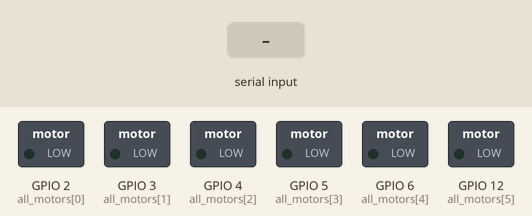
Bench run of a sketch on a simulated ESP32. Parts: switched loads named in the sketch (green lamp = pin HIGH). Dashed ring = blinking. The test bench sets the inputs (shaded band). What the sketch prints to the serial monitor is not drawn.

Above: at 1.2 s.
1.3 s: "up\n" received over Serial
At 1.7 s:
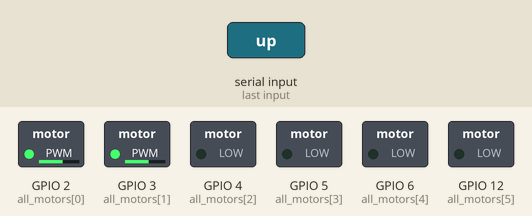
4.3 s: "intensity 90\n" received over Serial
7.3 s: "down\n" received over Serial
At 7.7 s:
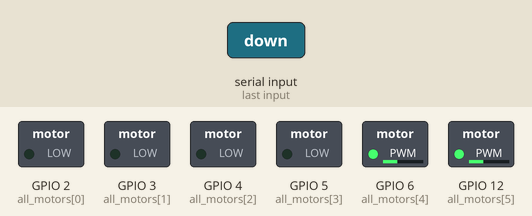
10.3 s: "left\n" received over Serial
At 10.7 s:
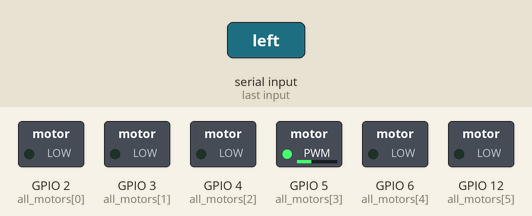
13.3 s: "right\n" received over Serial
At 13.7 s:
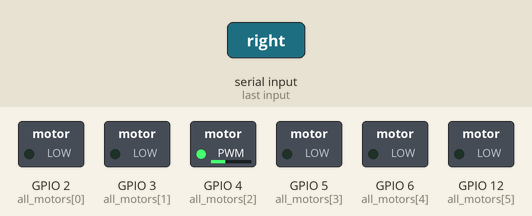
16.3 s: "intensity ,45\n" received over Serial
Timing chart, 0 to 20.3 s (numbered marks = the images above; inputs shaded):
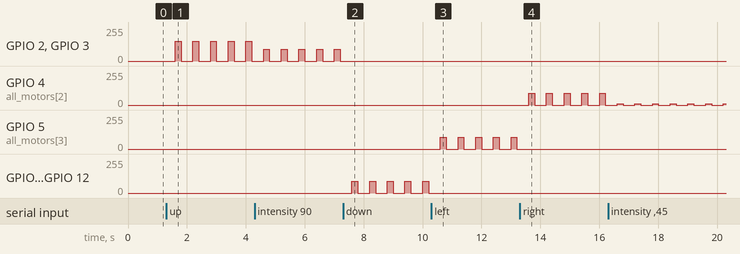

Measured:
- after the input at 1.3 s, GPIO 2 (all_motors[0]), GPIO 3 (all_motors[1]): alternates 149/255 for 0.20 s and 0/255 for 0.40 s, starting after 0.30 s
- after the input at 7.3 s, GPIO 2 (all_motors[0]), GPIO 3 (all_motors[1]): stops changing and stays 0/255; GPIO 6 (all_motors[4]), GPIO 12 (all_motors[5]): alternates 90/255 for 0.20 s and 0/255 for 0.40 s, starting after 0.30 s
- after the input at 10.3 s, GPIO 5 (all_motors[3]): alternates 90/255 for 0.20 s and 0/255 for 0.40 s, starting after 0.30 s; GPIO 6 (all_motors[4]), GPIO 12 (all_motors[5]): stops changing and stays 0/255
- after the input at 13.3 s, GPIO 4 (all_motors[2]): alternates 90/255 for 0.20 s and 0/255 for 0.40 s, starting after 0.31 s; GPIO 5 (all_motors[3]): stops changing and stays 0/255

The sketch:

Localized_Pulse_vibration_NoPotentiometer.ino
```cpp
const int all_motors[6] = {2,3,4,5,6,12};
const int up_motorPins[2] = {2, 3};
const int down_motorPins[2] = {6, 12};
const int right_motorPins[1] = {4};
const int left_motorPins[1] = {5};

const int up_right_motorPins[2] = {6, 5};
const int up_left_motorPins[2] = {12, 3};
const int down_right_motorPins[2] = {4, 5};
const int down_left_motorPins[2] = {2, 3};

const int numberOfMotors = 6;
const int pwmFreq = 5000;
const int pwmResolution = 8;

String inputDirection = "";
String lastDirection = "";

int intensityLevel = 150;
const int maxIntensity = 255;
const int minIntensity = 10;

unsigned long lastPulseTime = 0;
unsigned long pulseDuration = 200;
unsigned long pulseInterval = 400;
bool motorState = false;

void setup() {
    Serial.begin(115200);
    Serial.println("Enter direction (up, down, left, right, up_right, up_left, down_right, down_left). Use 'intensity [value]' to control intensity.");

    for (int i = 0; i < numberOfMotors; i++) {
        ledcSetup(i, pwmFreq, pwmResolution);
        ledcAttachPin(all_motors[i], i);
    }
}

void loop() {
    if (Serial.available() > 0) {
        String command = Serial.readStringUntil('\n');
        command.trim();

        if (command.startsWith("intensity ")) {
            intensityLevel = command.substring(10).toInt();
            intensityLevel = constrain(intensityLevel, minIntensity, maxIntensity);
            Serial.print("Intensity set to: ");
            Serial.println(intensityLevel);
        } else {
            inputDirection = command;
        }

        if (inputDirection != lastDirection) {
            lastDirection = inputDirection;
            stopAllMotors();
        }
    }

    unsigned long currentTime = millis();
    if (currentTime - lastPulseTime >= (motorState ? pulseDuration : pulseInterval)) {
        motorState = !motorState;
        lastPulseTime = currentTime;

        if (motorState) {
            processInput(lastDirection, intensityLevel);
        } else {
            stopAllMotors();
        }
    }
}

void processInput(String direction, int intensity) {
    if (direction == "up") {
        pulseMotors(up_motorPins, intensity, 2);
    } else if (direction == "down") {
        pulseMotors(down_motorPins, intensity, 2);
    } else if (direction == "left") {
        pulseMotors(left_motorPins, intensity, 1);
    } else if (direction == "right") {
        pulseMotors(right_motorPins, intensity, 1);
    } else if (direction == "up_right") {
        pulseMotors(up_right_motorPins, intensity, 2);
    } else if (direction == "up_left") {
        pulseMotors(up_left_motorPins, intensity, 2);
    } else if (direction == "down_right") {
        pulseMotors(down_right_motorPins, intensity, 2);
    } else if (direction == "down_left") {
        pulseMotors(down_left_motorPins, intensity, 2);
    } else {
        stopAllMotors();
    }
}

void pulseMotors(const int pins[], int intensity, int numberOfMotors) {
    for (int i = 0; i < numberOfMotors; i++) {
        int pwmChannel = getPWMChannel(pins[i]);
        ledcWrite(pwmChannel, intensity);
        Serial.print("Pulsing motor: ");
        Serial.print(pins[i]);
        Serial.print(" with intensity: ");
        Serial.println(intensity);
    }
}

void stopAllMotors() {
    for (int i = 0; i < numberOfMotors; i++) {
        ledcWrite(i, 0);
    }
}

int getPWMChannel(int pin) {
    for (int i = 0; i < numberOfMotors; i++) {
        if (all_motors[i] == pin) {
            return i;
        }
    }
    return -1;
}
```
